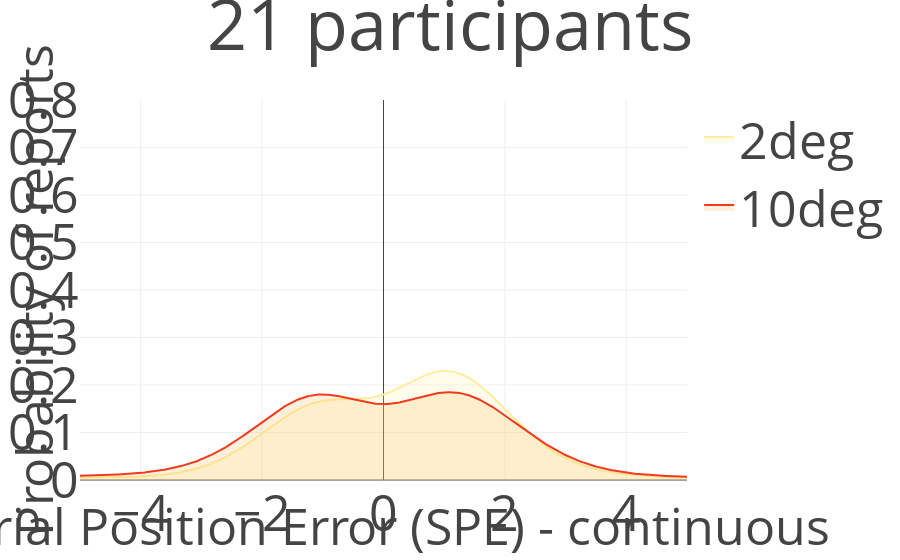

Notebook source saved alongside this figure:
### Code cell
trace_data = []
distributions = []
fill_colors = ['rgba(255,237,160,0.2)', 'rgba(254,178,76,0.2)', 'rgba(240,59,32,0.2)']
for j,e in enumerate(cuePosdata['cueEccentricity1'].unique().sort()):
        ecc_data = cuePosdata[cuePosdata['cueEccentricity1']==e]
        X = ecc_data['responsePosRelative0'].to_numpy()
        # Gaussian KDE
        #kde = KernelDensity(kernel='gaussian').fit(X)
        kde = gaussian_kde(X)
        log_dens = kde(X_plot)
        distributions.append({'ecc' : ecc, 'dist' : X, 'dens': log_dens})
        trace_data.append(go.Scatter(x = X_plot, y = log_dens,
                                  mode='lines', fill = 'tozeroy', fillcolor = fill_colors[j], name = str(e) + 'deg', line = dict(color = colors[j], width = 2) ))
        
fig = tools.make_subplots(rows=1, cols=1)
fig['layout'].update(barmode='group', title = str(int(len(data)/280))+' participants', font = dict(size = font_size))
fig['layout']['xaxis1'].update(title='Serial Position Error (SPE) - continuous', titlefont = dict(size = font_size))
fig['layout']['yaxis1'].update(title='Probability of reports', range = [0,0.8], titlefont = dict(size = font_size))
for i in range(ecc_length):
    fig.add_trace(trace_data[i], 1, 1)
iplot(fig, filename='SPE_distributions_curve_fits_zoomed_in')

### Figure 1 — Plotly figure (JSON) as saved in the notebook; plotly's stock layout.template omitted (floating-point values rounded to 4 significant figures; data arrays with more than 128 entries replaced by an {"elided": "..."} marker saying what was removed)
{"data": [{"fill": "tozeroy", "fillcolor": "rgba(255,237,160,0.2)", "line": {"color": "rgb(255,237,160)", "width": 2}, "mode": "lines", "name": "2deg", "type": "scatter", "uid": "52400774-fd2f-4225-8963-2e8a5178e3ef", "x": {"elided": "1000 float values"}, "xaxis": "x", "y": {"elided": "1000 float values"}, "yaxis": "y"}, {"fill": "tozeroy", "fillcolor": "rgba(254,178,76,0.2)", "line": {"color": "rgb(240,59,32)", "width": 2}, "mode": "lines", "name": "10deg", "type": "scatter", "uid": "4c4c2f8f-9fcb-453d-b830-5b666495fbaa", "x": {"elided": "1000 float values"}, "xaxis": "x", "y": {"elided": "1000 float values"}, "yaxis": "y"}], "layout": {"barmode": "group", "font": {"size": 50}, "title": {"text": "21 participants"}, "xaxis": {"anchor": "y", "domain": [0, 1], "title": {"font": {"size": 50}, "text": "Serial Position Error (SPE) - continuous"}}, "yaxis": {"anchor": "x", "domain": [0, 1], "range": [0, 0.8], "title": {"font": {"size": 50}, "text": "Probability of reports"}}}}
